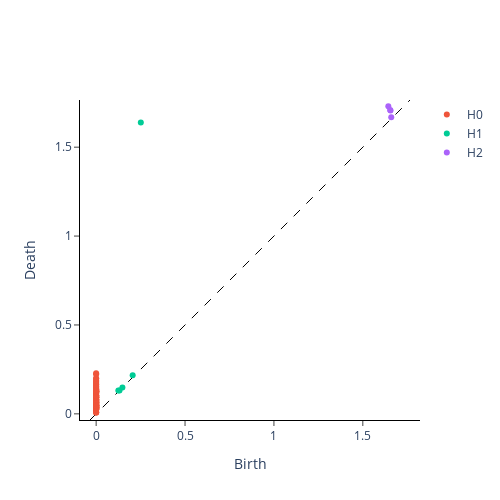

The notebook cell this image was saved under:
### Code cell
point_cloud_array = np.array([list(t) for t in point_cloud])

persistence_diagram2 = persistence.fit_transform(point_cloud_array[None, :, :])
persistence.plot(persistence_diagram2)
